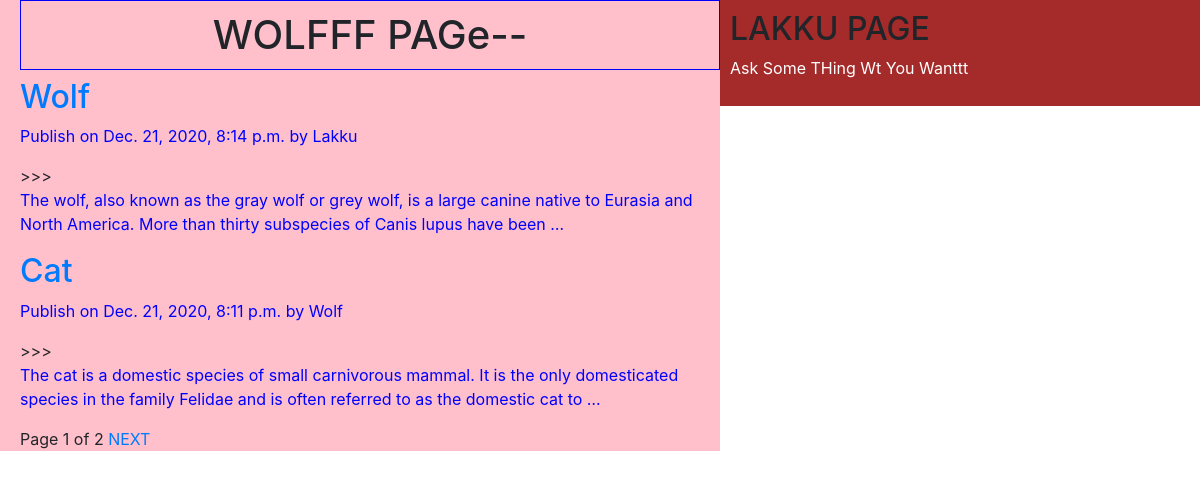
The page / on the database its author committed.
### app2/models.py (models this page shows, shortened)
class Post(models.Model):
	STATUS_CHOICES= (('draft','Draft'),('published','Published'))
	title= models.CharField(max_length=20)
	slug= models.SlugField(max_length=200, unique_for_date='publish')
	author= models.ForeignKey(User, related_name='blog_posts', on_delete=models.CASCADE)
	body= models.TextField()
	publish= models.DateTimeField(default=timezone.now)
	created= models.DateTimeField(auto_now_add=True)
	updated= models.DateTimeField(auto_now=True)
	status= models.CharField(max_length=50, choices=STATUS_CHOICES, default='draft')
	objects= CustomManager()
	class Meta:
		ordering=('-publish',)
	def get_absolute_url(self):
		return reverse('post_detail',args=[self.publish.year,self.publish.strftime('%m'),self.publish.strftime('%d'),self.slug])

### app2/views.py (the view)
# urls.py: path('',views.Display.as_view()),
class Display(ListView):
	model=Post
	template_name='app2/post.html'
	paginate_by=2

### app2/models.py (called while the page is built)
	def get_queryset(self):
		return super(). get_queryset(). filter(status='published')

### template/app2/post.html (shortened to what this page needs)
{% extends "app2/base.html" %}
{% block content_block %}
	<h1>WOLFFF PAGe--</h1>
	{% for post in post_list %}
		<a href="{{ post.get_absolute_url }}"><h2>{{ post.title }}</h2></a>
		<p>Publish on {{ post.publish }} by {{ post.author|title }}</p>>>>
		 {{ post.body|truncatewords:30|linebreaks }}
	{% endfor %}
	{% include "app2/page.html" with page=page_obj %}
{% endblock content_block %}

### template/app2/base.html (shortened to what this page needs)
<!DOCTYPE html>
{% load static %}
<html>
<head>
	<link rel="stylesheet" href="https://cdn.jsdelivr.net/npm/bootstrap@4.5.3/dist/css/bootstrap.min.css">
    <link rel="stylesheet" type="text/css" href="{% static "css/app2/post.css" %}">
</head>
<body>
	<div class="content">
		{% block content_block %}
		{% endblock content_block %}
	</div>
	<div class="sidebar">
		<h2>LAKKU PAGE</h2>
		<p id='hh'>Ask Some THing Wt You Wanttt</p>
	</div>
</body>
</html>

### template/app2/page.html (shortened to what this page needs)
<div class="paginator">
	<span>Page {{ page.number }} of {{ page.paginator.num_pages }}</span>
	{% if page.has_next %}
	   <a href="?page={{ page.next_page_number }}">NEXT</a>
	{% endif %}
</div>

### static/css/app2/post.css (style rules this page uses)
.content { width:60%; float:left; padding: 0 0 0 20px; background: pink; height: 100%; }
.sidebar { width:40%; float:right; padding: 10px; background: brown; height: 100%; }
h1 { text-align: center; padding: 10px; border: 1px solid blue; }
p { color:blue; }
#hh { color: white; }

### rows shown on the page
Post: title "Wolf", publish "Dec. 21, 2020, 8:14 p.m.", author "Lakku", body "The wolf, also known as the gray wolf or grey wolf, is a large canine native to Eurasia and North America. More than thirty subspecies of Canis lupus have been …"
Post: title "Cat", publish "Dec. 21, 2020, 8:11 p.m.", author "Wolf", body "The cat is a domestic species of small carnivorous mammal. It is the only domesticated species in the family Felidae and is often referred to as the domestic cat to …"

### other values the page prints
{{ page.number }} "1"
{{ page.paginator.num_pages }} "2"
